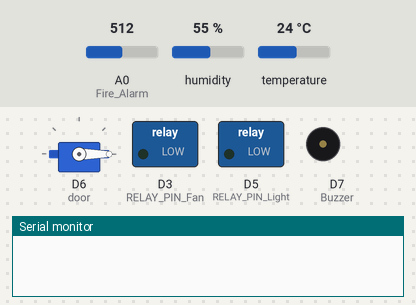
This sketch was run on a simulated ESP8266 (NodeMCU). Shown: servo, switched loads named in the sketch (green lamp = pin HIGH), buzzer (waves = sounding, pin HIGH), the last lines printed to the serial monitor. The test bench sets the inputs (shaded band); at power-on: A0 (Fire_Alarm) = 512, humidity 55 %, temperature 24 °C. WiFi joins after 1.5 s; servers stay silent unless stated.

Above: at 0.1 s.
At 2.9 s:
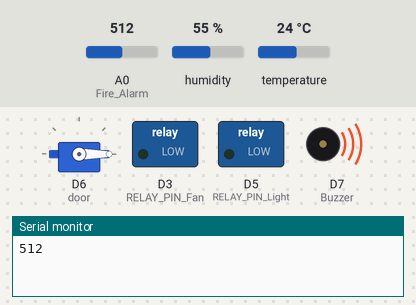
Timing chart, 0 to 4.4 s (numbered marks = the images above):
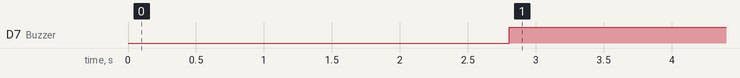

The sketch:

BLYNK_HOUSE.ino
```cpp
// IDs
#define BLYNK_TEMPLATE_ID "TMPL6X3aWar5W"
#define BLYNK_TEMPLATE_NAME "Smart Home"

char auth[] = "5zAK0Fx3uG5IpioTSWpoS-ju9jMK3rMF";  // Enter your Blynk Auth token
char ssid[] = "Tenda_7AD760";  // Enter your WIFI SSID
char pass[] = "optiplex1745";  // Enter your WIFI Password

// Libraries
#define BLYNK_PRINT Serial
#include <ESP8266WiFi.h>
#include <BlynkSimpleEsp8266.h>
#include <DHT.h>
#include <Servo.h>

Servo door;
int doorPos = 0;

// Relay State
int relayLightsState = LOW;
//int relayDoorState = LOW;
int relayFanState = LOW;
int relayExState = LOW;
//int relayBuzzerState = LOW;

// Relay Pins
#define RELAY_PIN_Light D5
//#define RELAY_PIN_Door D3
#define RELAY_PIN_Fan D3
#define RELAY_PIN_Ex D0
//#define RELAY_PIN_Buzzer D6

// Virtual Pins
#define VPIN_BUTTON_Door V2
#define VPIN_BUTTON_Fan V3
#define VPIN_BUTTON_Light V0
#define VPIN_BUTTON_Temp V4
#define VPIN_BUTTON_Alarm V1
//#define VPIN_BUTTON_Fan V5

// Other Components
#define Buzzer D7
#define Fire_Alarm A0

DHT dht(D4, DHT11); // (DHT sensor pin, sensor type) D4 DHT11 Temperature Sensor
BlynkTimer timer;

void setup() {
  Serial.begin(9600);

  pinMode(Buzzer, OUTPUT);
  digitalWrite(Buzzer, LOW);
  pinMode(Fire_Alarm, INPUT);

  door.attach(D6);
  door.write(0);

  pinMode(RELAY_PIN_Light, OUTPUT);
  digitalWrite(RELAY_PIN_Light, LOW);
  //pinMode(RELAY_PIN_Door, OUTPUT);
  //digitalWrite(RELAY_PIN_Door, LOW);
  pinMode(RELAY_PIN_Fan, OUTPUT);
  digitalWrite(RELAY_PIN_Fan, LOW);

  Blynk.begin(auth, ssid, pass, "blynk.cloud", 80);
  dht.begin();

  // Call the function
  timer.setInterval(100L, DHT11sensor);
  timer.setInterval(1000L, checkFireAlarm);
}

// Get the DHT11 sensor values
void DHT11sensor() {
  float h = dht.readHumidity();
  float t = dht.readTemperature();

  if (isnan(t)) {
    Serial.println("Failed to read from DHT sensor!");
    return;
  }
  Blynk.virtualWrite(VPIN_BUTTON_Temp, t);
}

BLYNK_CONNECTED() {
  // Request the latest state from the server
  Blynk.syncVirtual(VPIN_BUTTON_Light, VPIN_BUTTON_Door, VPIN_BUTTON_Fan);
}

BLYNK_WRITE(VPIN_BUTTON_Light) {
  relayLightsState = param.asInt();
  digitalWrite(RELAY_PIN_Light, relayLightsState);
}


BLYNK_WRITE(VPIN_BUTTON_Door) {
  int doorState = param.asInt();
  if (doorPos == 0){
    if (doorState == 1) {
      door.write(0); // Open door
    } else if (doorState == 0) {
      door.write(150); // Close door
    }
  }
}

BLYNK_WRITE(VPIN_BUTTON_Fan) {
 relayFanState = param.asInt();
  digitalWrite(RELAY_PIN_Fan,relayFanState);
}

void checkFireAlarm() {
  int fireAlarmValue = analogRead(Fire_Alarm);
  Serial.println(fireAlarmValue);
  if (fireAlarmValue > 500) { // Adjust threshold as needed
    digitalWrite(Buzzer, HIGH);

    Blynk.logEvent("fire", "WARNING! Fire Detected!");

    // Open both doors
    door.write(0);   // Open door relay
    digitalWrite(RELAY_PIN_Ex, HIGH); // Open garage door relay
  } else {
    digitalWrite(Buzzer, LOW);
    digitalWrite(RELAY_PIN_Ex, LOW);
  }
}


void loop() {
  Blynk.run(); // Run the Blynk library
  timer.run(); // Run the Blynk timer
}
```

Measured:
- by itself, D7 (Buzzer): LOW → HIGH at 2.8 s
